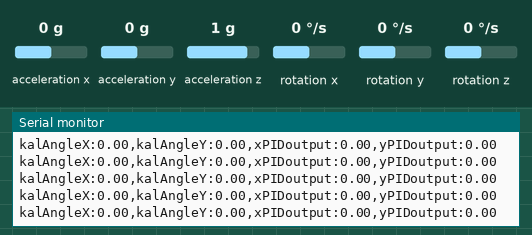
Recording of a program running on a simulated Arduino Uno, built with avr-gcc and run on an emulated ATmega328P. Shown: the last lines printed to the serial monitor. Wiring (inferred from the names in the program): MPU-6050 motion sensor at I2C address 0x68. Inputs (shaded band) come from the test bench; at power-on: acceleration x 0 g, acceleration y 0 g, acceleration z 1 g, rotation x 0 °/s, rotation y 0 °/s, rotation z 0 °/s.

Above: at 1.2 s.
1.3 s: acceleration x set to -0.8 g
At 1.9 s:
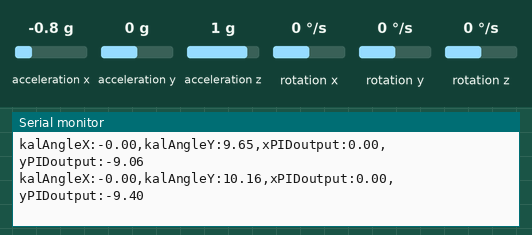
4.3 s: acceleration y set to -0.8 g
At 4.9 s:
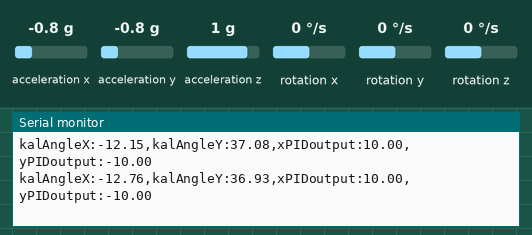
7.3 s: acceleration z set to -1.4 g
At 8.0 s:
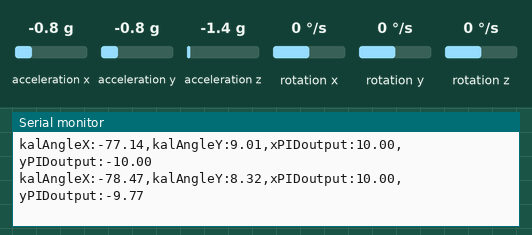
10.3 s: rotation x set to -192 °/s
At 10.8 s:
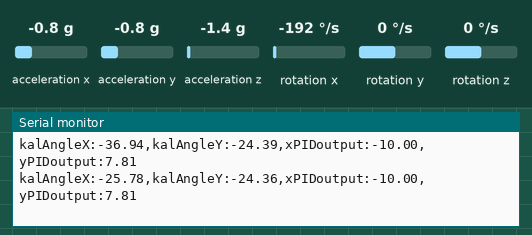
13.3 s: rotation y set to -100 °/s
At 13.9 s:
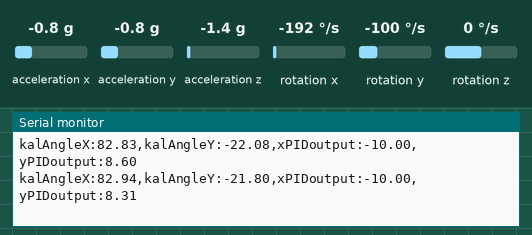
16.3 s: rotation z set to -192 °/s
At 16.8 s:
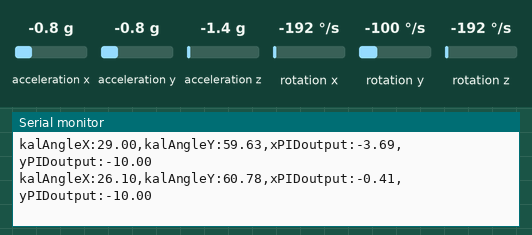
Timing chart, 0 to 19.3 s (numbered marks = the images above; inputs shaded):
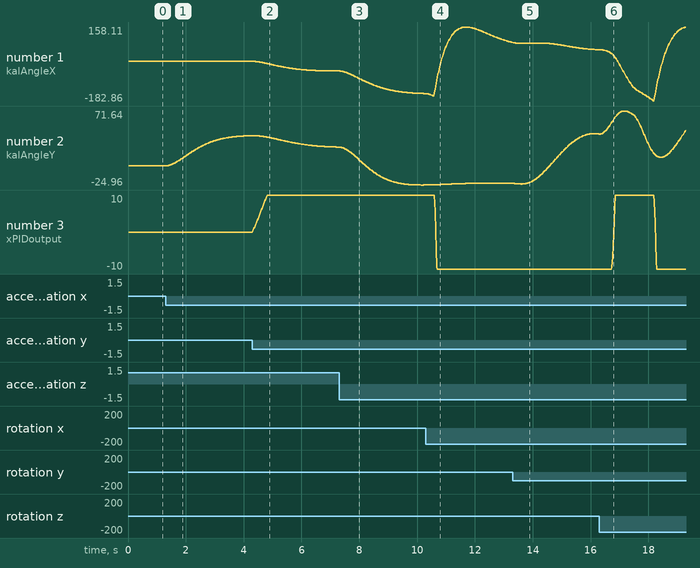

Measured:
- after the input at 1.3 s, the serial monitor: prints a new line at once (image 1)
- plotted number 2: 0 → 39.42 after the input at 1.3 s

The program:

main.cpp
```cpp
// just testing

#include <Arduino.h>
#include "Rocket.h"

/*MPU mpu;
Kalman kalmanX;
Kalman kalmanY;
uint32_t timer;

void setup() {
    Serial.begin(9600);

    Serial.println("MPU6050 Initialized!");

    delay(100);

    timer = micros();
}

void loop() {

    double dt = (double)(micros() - timer) / 1000000;
    timer = micros();
    Vector3 accel = mpu.getAcceleration();
    Vector3 gyro = mpu.getGyros();

    double gyroXrate = gyro.x / 131.0;
    double gyroYrate = gyro.y / 131.0;s

    float roll = mpu.getRoll();
    float pitch = mpu.getPitch();
    float yaw = mpu.getYaw();

    double kalAngleX = kalmanX.getAngle(roll, gyroXrate, dt);
    double kalAngleY = kalmanY.getAngle(pitch, gyroYrate, dt);

    Serial.print(gyro.x);
    Serial.print(",");
    Serial.print(gyro.y);
    Serial.print(",");
    Serial.println(gyro.z);

    delay(0);
}
*/


void setup() {
    Serial.begin(9600);
    Serial.print("initialised");
}

Rocket rocket;

void loop() {

    rocket.updateSensors();


    /*Serial.print("Temperature: ");
    Serial.print(rocket.temperature);
    Serial.print(" C, Pressure: ");
    Serial.print(rocket.pressure);
    Serial.print(" hPa, Altitude: ");
    Serial.print(rocket.altitude);
    Serial.println(" m");
    */

    delay(10);
}
```
